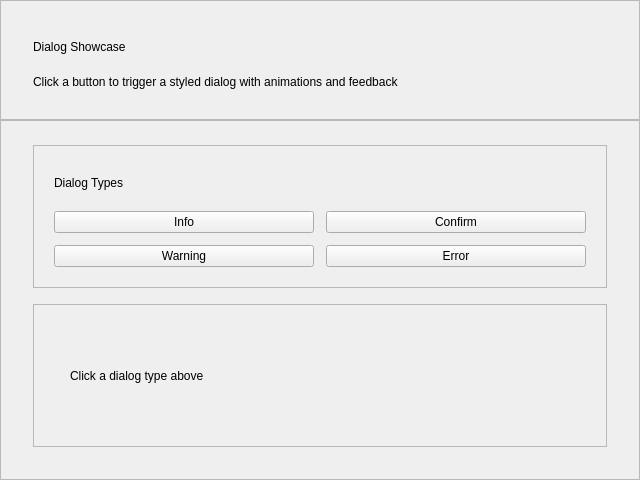
<?xml version='1.0' encoding='utf-8'?>
<ui version="4.0">
 <class>MainWindow</class>
 <widget class="QMainWindow" name="MainWindow">
  <property name="geometry">
   <rect>
    <x>0</x>
    <y>0</y>
    <width>640</width>
    <height>480</height>
   </rect>
  </property>
  <property name="windowTitle">
   <string>QCustomQDialog Showcase</string>
  </property>
  <widget class="QWidget" name="centralwidget">
   <layout class="QVBoxLayout" name="rootLayout">
    <property name="spacing"><number>0</number></property>
    <property name="leftMargin"><number>0</number></property>
    <property name="topMargin"><number>0</number></property>
    <property name="rightMargin"><number>0</number></property>
    <property name="bottomMargin"><number>0</number></property>
    <item>
     <widget class="QFrame" name="header">
      <property name="minimumSize">
       <size><width>0</width><height>120</height></size>
      </property>
      <property name="maximumSize">
       <size><width>16777215</width><height>120</height></size>
      </property>
      <property name="frameShape">
       <enum>QFrame::Shape::StyledPanel</enum>
      </property>
      <layout class="QVBoxLayout" name="headerLayout">
       <property name="spacing"><number>8</number></property>
       <property name="leftMargin"><number>32</number></property>
       <property name="topMargin"><number>32</number></property>
       <property name="rightMargin"><number>32</number></property>
       <property name="bottomMargin"><number>24</number></property>
       <item>
        <widget class="QLabel" name="title">
         <property name="text"><string>Dialog Showcase</string></property>
        </widget>
       </item>
       <item>
        <widget class="QLabel" name="subtitle">
         <property name="text"><string>Click a button to trigger a styled dialog with animations and feedback</string></property>
         <property name="wordWrap"><bool>true</bool></property>
        </widget>
       </item>
      </layout>
     </widget>
    </item>
    <item>
     <widget class="QFrame" name="content">
      <property name="frameShape">
       <enum>QFrame::Shape::StyledPanel</enum>
      </property>
      <layout class="QVBoxLayout" name="contentLayout">
       <property name="spacing"><number>16</number></property>
       <property name="leftMargin"><number>32</number></property>
       <property name="topMargin"><number>24</number></property>
       <property name="rightMargin"><number>32</number></property>
       <property name="bottomMargin"><number>32</number></property>
       <item>
        <widget class="QFrame" name="card">
         <property name="frameShape">
          <enum>QFrame::Shape::StyledPanel</enum>
         </property>
         <layout class="QVBoxLayout" name="cardLayout">
          <property name="spacing"><number>12</number></property>
          <property name="leftMargin"><number>20</number></property>
          <property name="topMargin"><number>20</number></property>
          <property name="rightMargin"><number>20</number></property>
          <property name="bottomMargin"><number>20</number></property>
          <item>
           <widget class="QLabel" name="cardTitle">
            <property name="text"><string>Dialog Types</string></property>
           </widget>
          </item>
          <item>
           <layout class="QGridLayout" name="buttonGrid">
            <property name="spacing"><number>12</number></property>
            <item row="0" column="0">
             <widget class="QCustomQPushButton" name="infoBtn">
              <property name="text"><string>Info</string></property>
              <property name="variant" stdset="0"><string>primary</string></property>
              <property name="iconSize">
               <size><width>18</width><height>18</height></size>
              </property>
             </widget>
            </item>
            <item row="0" column="1">
             <widget class="QCustomQPushButton" name="confirmBtn">
              <property name="text"><string>Confirm</string></property>
              <property name="iconSize">
               <size><width>18</width><height>18</height></size>
              </property>
             </widget>
            </item>
            <item row="1" column="0">
             <widget class="QCustomQPushButton" name="warningBtn">
              <property name="text"><string>Warning</string></property>
              <property name="sizeVariant" stdset="0"><string>md</string></property>
              <property name="iconSize">
               <size><width>18</width><height>18</height></size>
              </property>
             </widget>
            </item>
            <item row="1" column="1">
             <widget class="QCustomQPushButton" name="errorBtn">
              <property name="text"><string>Error</string></property>
              <property name="iconSize">
               <size><width>18</width><height>18</height></size>
              </property>
             </widget>
            </item>
           </layout>
          </item>
         </layout>
        </widget>
       </item>
       <item>
        <widget class="QFrame" name="statusCard">
         <property name="frameShape">
          <enum>QFrame::Shape::StyledPanel</enum>
         </property>
         <layout class="QHBoxLayout" name="statusLayout">
          <property name="spacing"><number>12</number></property>
          <property name="leftMargin"><number>16</number></property>
          <property name="topMargin"><number>12</number></property>
          <property name="rightMargin"><number>16</number></property>
          <property name="bottomMargin"><number>12</number></property>
          <item>
           <widget class="QLabel" name="statusIcon">
            <property name="minimumSize">
             <size><width>8</width><height>8</height></size>
            </property>
            <property name="maximumSize">
             <size><width>8</width><height>8</height></size>
            </property>
            <property name="text"><string />
            </property>
           </widget>
          </item>
          <item>
           <widget class="QLabel" name="statusLabel">
            <property name="text"><string>Click a dialog type above</string></property>
           </widget>
          </item>
         </layout>
        </widget>
       </item>
      </layout>
     </widget>
    </item>
   </layout>
  </widget>
 </widget>
 <customwidgets>
  <customwidget>
   <class>QCustomQPushButton</class>
   <extends>QPushButton</extends>
   <header>Custom_Widgets.QCustomQPushButton</header>
  </customwidget>
 <customwidget><class>QPushButton</class><extends>QPushButton</extends><header location="global">Custom_Widgets.Theme.h</header><container>1</container></customwidget><customwidget><class>QLabel</class><extends>QLabel</extends><header location="global">Custom_Widgets.Theme.h</header><container>1</container></customwidget></customwidgets>
 <connections />
</ui>
